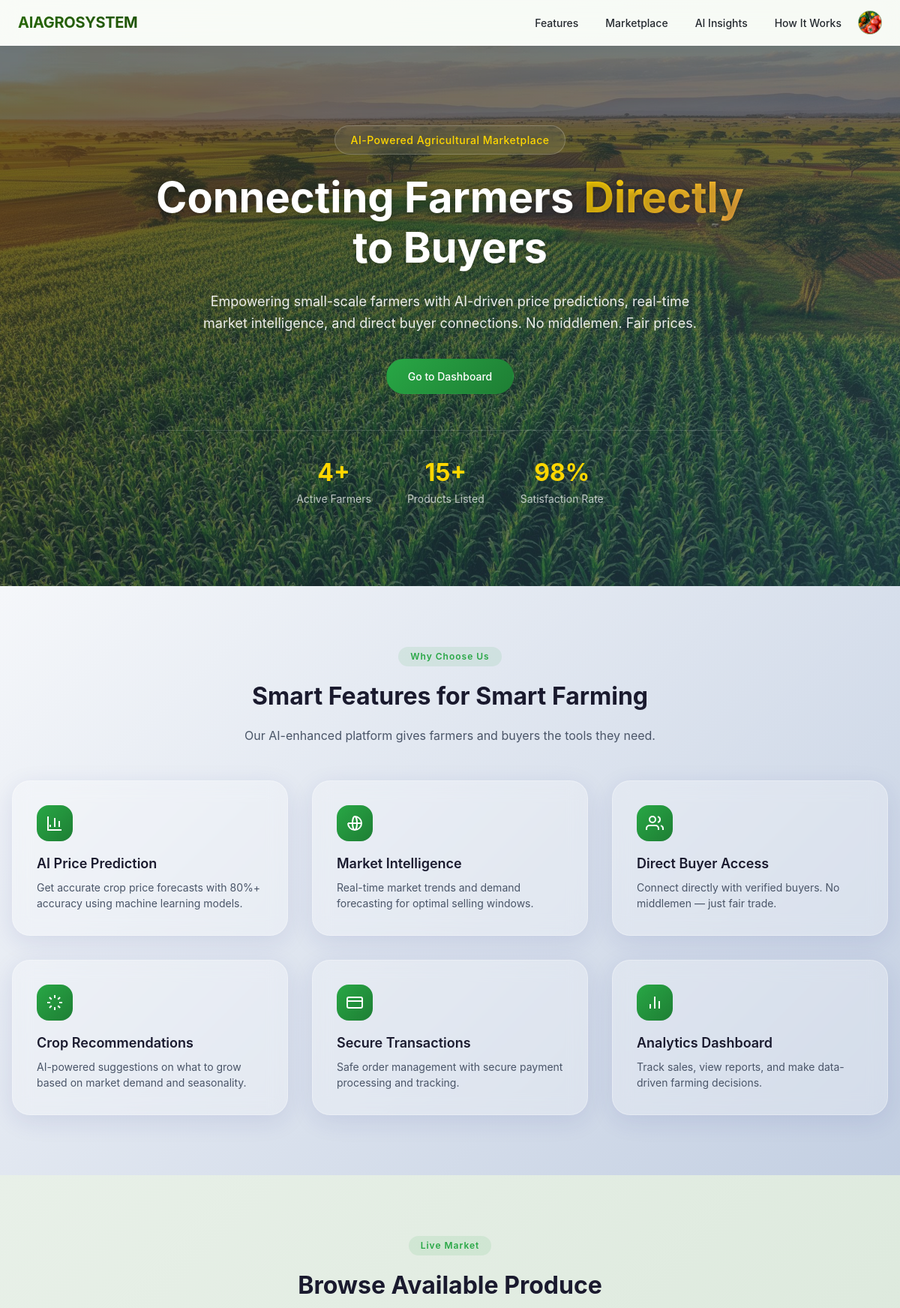
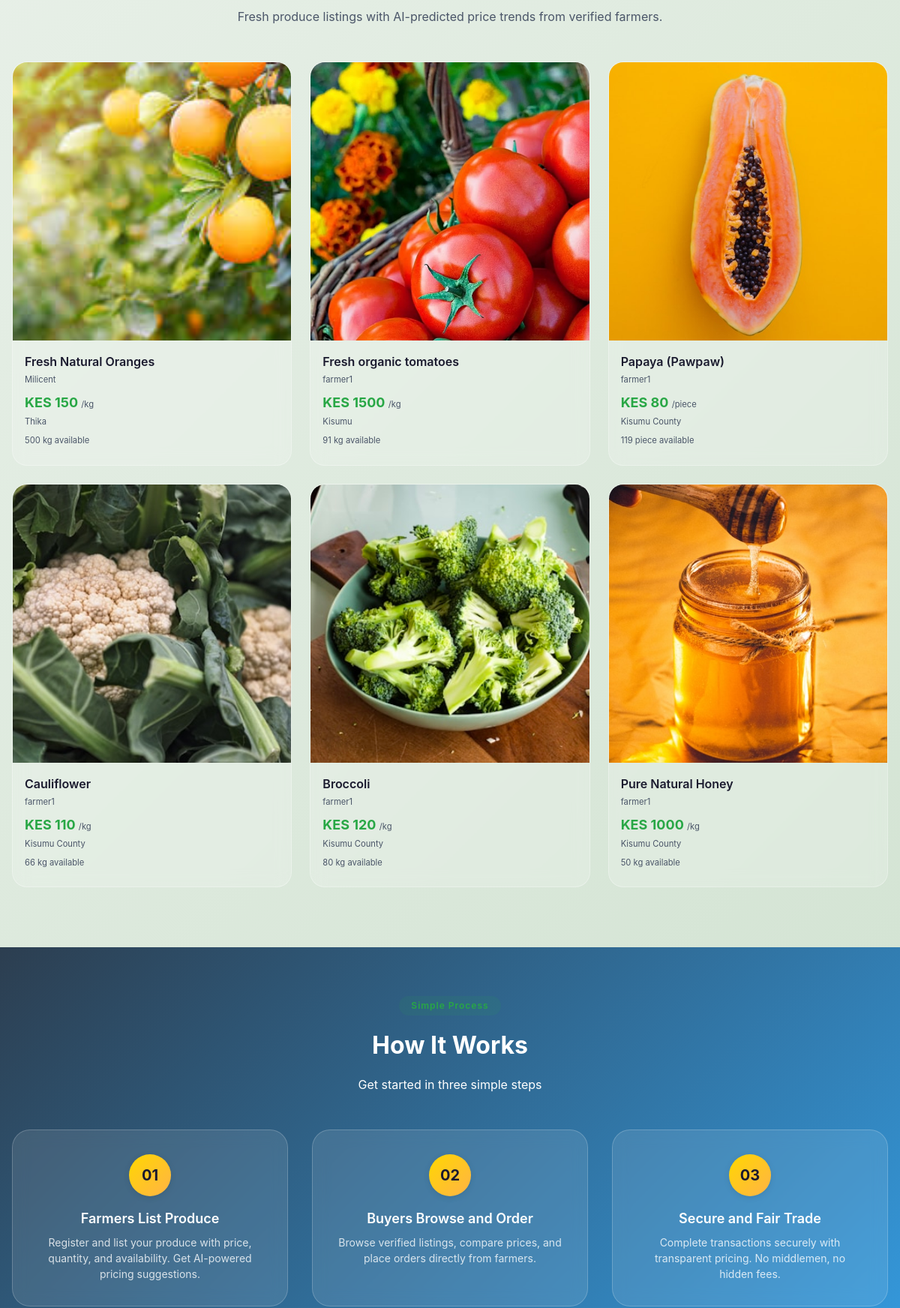
Screenshot of / (signed in, upper part) with the database file from the repository (2 pictures, top to bottom).
### accounts/models.py (models this page shows, shortened)
class UserProfile(models.Model):
    ROLE_CHOICES = [
        ('farmer', 'Farmer'),
        ('buyer', 'Buyer'),
        ('admin', 'Administrator'),
    ]
    VERIFICATION_LEVELS = [
        ('unverified', 'Unverified'),
        ('email_verified', 'Email Verified'),
        ('phone_verified', 'Phone Verified'),
        ('id_verified', 'ID Verified'),
        ('fully_verified', 'Fully Verified')
    ]
    user = models.OneToOneField(User, on_delete=models.CASCADE, related_name='profile')
    role = models.CharField(max_length=10, choices=ROLE_CHOICES, default='buyer')
    phone_number = models.CharField(max_length=15, blank=True)
    location = models.CharField(max_length=100, blank=True)
    profile_picture = models.ImageField(upload_to='profiles/', null=True, blank=True)
    is_verified = models.BooleanField(default=False)
    verification_level = models.CharField(max_length=20, choices=VERIFICATION_LEVELS, default='unverified')
    phone_verified = models.BooleanField(default=False)
    id_verified = models.BooleanField(default=False)
    is_verified_farmer = models.BooleanField(default=False)
    verified_at = models.DateTimeField(null=True, blank=True)
    created_at = models.DateTimeField(auto_now_add=True)
    updated_at = models.DateTimeField(auto_now=True)
    class Meta:
        verbose_name_plural = 'User Profiles'

### marketplace/models.py (models this page shows, shortened)
class Produce(models.Model):
    UNIT_CHOICES = [
        ('kg', 'Kilogram'),
        ('g', 'Gram'),
        ('piece', 'Piece'),
        ('bunch', 'Bunch'),
        ('sack', 'Sack'),
        ('tray', 'Tray'),
        ('litre', 'Litre'),
    ]
    STATUS_CHOICES = [
        ('available', 'Available'),
        ('sold_out', 'Sold Out'),
        ('low_stock', 'Low Stock'),
        ('discontinued', 'Discontinued'),
    ]
    farmer = models.ForeignKey(User, on_delete=models.CASCADE, related_name='produce_list')
    category = models.ForeignKey(Category, on_delete=models.SET_NULL, null=True)
    name = models.CharField(max_length=100)
    description = models.TextField()
    quantity = models.DecimalField(max_digits=10, decimal_places=2)
    unit = models.CharField(max_length=10, choices=UNIT_CHOICES, default='kg')
    price = models.DecimalField(max_digits=10, decimal_places=2)
    location = models.CharField(max_length=200)
    image = models.ImageField(upload_to='produce/', null=True, blank=True)
    video_url = models.URLField(max_length=500, blank=True, null=True)
    status = models.CharField(max_length=20, choices=STATUS_CHOICES, default='available')
    is_deleted = models.BooleanField(default=False)
    created_at = models.DateTimeField(auto_now_add=True)
    updated_at = models.DateTimeField(auto_now=True)

### marketplace/views.py (the view)
# urls.py: path('', marketplace_views.home_view, name='home'),
def home_view(request):
    total_farmers = User.objects.filter(profile__role='farmer').count()
    total_products = Produce.objects.filter(is_deleted=False, status='available').count()
    total_orders = Order.objects.count()
    completed_orders = Order.objects.filter(status='delivered').count()
    satisfaction_rate = int((completed_orders / total_orders * 100)) if total_orders > 0 else 98
    featured_products = Produce.objects.filter(
        is_deleted=False,
        status='available'
    ).order_by('-created_at')[:6]
    for product in featured_products:
        avg_price = Produce.objects.filter(
            category=product.category,
            is_deleted=False
        ).exclude(id=product.id).aggregate(avg=Avg('price'))['avg']
        if avg_price:
            if product.price > avg_price:
                product.price_trend = 'up'
                product.trend_percentage = round(((product.price - avg_price) / avg_price) * 100, 1)
            else:
                product.price_trend = 'down'
                product.trend_percentage = round(((avg_price - product.price) / avg_price) * 100, 1)
        else:
            product.price_trend = 'up'
            product.trend_percentage = 0
    if total_products > 1000:
        formatted_total_products = f"{total_products/1000:.1f}K"
    else:
        formatted_total_products = str(total_products)
    context = {
        'total_farmers': total_farmers,
        'total_products': formatted_total_products,
        'satisfaction_rate': satisfaction_rate,
        'featured_products': featured_products,
    }
    return render(request, 'home.html', context)

### templates/home.html (shortened to what this page needs)
{% extends 'base.html' %}
{% load static %}
{% block content %}
<section class="hero">
    <div class="hero-bg">
        <img src="{% static 'images/hero-farm.jpg' %}" alt="Farmland">
    </div>
    <div class="hero-content">
        <span class="hero-badge">AI-Powered Agricultural Marketplace</span>
        <h1 class="hero-title">
            Connecting Farmers <span>Directly</span><br>to Buyers
        </h1>
        <p class="hero-description">
            Empowering small-scale farmers with AI-driven price predictions,
            real-time market intelligence, and direct buyer connections. No middlemen. Fair prices.
        </p>
        <div class="hero-buttons">
            {% if user.is_authenticated %}
                <a href="/accounts/" class="btn-glass btn-glass-primary">Go to Dashboard</a>
            {% else %}
                <a href="/accounts/signup/" class="btn-glass btn-glass-primary">Get Started as Farmer</a>
                <a href="/accounts/login/" class="btn-glass">Browse as Buyer</a>
            {% endif %}
        </div>
        <div class="hero-stats">
            <div>
                <div class="stat-number">{{ total_farmers|default:"500" }}+</div>
                <div class="stat-label">Active Farmers</div>
            </div>
            <div>
                <div class="stat-number">{{ total_products|default:"1000" }}+</div>
                <div class="stat-label">Products Listed</div>
            </div>
            <div>
                <div class="stat-number">{{ satisfaction_rate|default:"98" }}%</div>
                <div class="stat-label">Satisfaction Rate</div>
            </div>
        </div>
    </div>
</section>
<section class="glass-section" id="features">
    <div class="container">
        <div class="section-header">
            <span class="section-tag">Why Choose Us</span>
            <h2 class="section-title">Smart Features for Smart Farming</h2>
            <p class="section-subtitle">Our AI-enhanced platform gives farmers and buyers the tools they need.</p>
        </div>
        <div class="features-grid">
            <div class="glass-card">
                <div class="feature-icon">
                    <svg viewBox="0 0 24 24" fill="none" stroke="currentColor" stroke-width="2">
                        <path d="M3 3v18h18M18 17V9M12 17V5M6 17v-3"/>
                    </svg>
                </div>
                <h3 class="feature-title">AI Price Prediction</h3>
                <p class="feature-desc">Get accurate crop price forecasts with 80%+ accuracy using machine learning models.</p>
            </div>
            <div class="glass-card">
                <div class="feature-icon">
                    <svg viewBox="0 0 24 24" fill="none" stroke="currentColor" stroke-width="2">
                        <path d="M21 12a9 9 0 01-9 9m9-9a9 9 0 00-9-9m9 9H3m9 9a9 9 0 01-9-9m9 9c1.66 0 3-4 3-9s-1.34-9-3-9m0 18c-1.66 0-3-4-3-9s1.34-9 3-9"/>
                    </svg>
                </div>
                <h3 class="feature-title">Market Intelligence</h3>
                <p class="feature-desc">Real-time market trends and demand forecasting for optimal selling windows.</p>
            </div>
            <div class="glass-card">
                <div class="feature-icon">
                    <svg viewBox="0 0 24 24" fill="none" stroke="currentColor" stroke-width="2">
                        <path d="M17 21v-2a4 4 0 00-4-4H5a4 4 0 00-4 4v2"/>
                        <circle cx="9" cy="7" r="4"/>
                        <path d="M23 21v-2a4 4 0 00-3-3.87"/>
                        <path d="M16 3.13a4 4 0 010 7.75"/>
                    </svg>
                </div>
                <h3 class="feature-title">Direct Buyer Access</h3>
                <p class="feature-desc">Connect directly with verified buyers. No middlemen — just fair trade.</p>
            </div>
            <div class="glass-card">
                <div class="feature-icon">
                    <svg viewBox="0 0 24 24" fill="none" stroke="currentColor" stroke-width="2">
                        <path d="M12 2v4M12 18v4M4.93 4.93l2.83 2.83M16.24 16.24l2.83 2.83M2 12h4M18 12h4M4.93 19.07l2.83-2.83M16.24 7.76l2.83-2.83"/>
                    </svg>
                </div>
                <h3 class="feature-title">Crop Recommendations</h3>
                <p class="feature-desc">AI-powered suggestions on what to grow based on market demand and seasonality.</p>
            </div>
            <div class="glass-card">
                <div class="feature-icon">
                    <svg viewBox="0 0 24 24" fill="none" stroke="currentColor" stroke-width="2">
                        <rect x="2" y="5" width="20" height="14" rx="2"/>
                        <line x1="2" y1="10" x2="22" y2="10"/>
                    </svg>
                </div>
                <h3 class="feature-title">Secure Transactions</h3>
                <p class="feature-desc">Safe order management with secure payment processing and tracking.</p>
            </div>
            <div class="glass-card">
                <div class="feature-icon">
                    <svg viewBox="0 0 24 24" fill="none" stroke="currentColor" stroke-width="2">
                        <path d="M18 20V10M12 20V4M6 20v-6"/>
                    </svg>
                </div>
                <h3 class="feature-title">Analytics Dashboard</h3>
                <p class="feature-desc">Track sales, view reports, and make data-driven farming decisions.</p>
            </div>
        </div>
    </div>
</section>
<section class="products-section" id="marketplace">
    <div class="container">
        <div class="section-header">
            <span class="section-tag">Live Market</span>
            <h2 class="section-title">Browse Available Produce</h2>
            <p class="section-subtitle">Fresh produce listings with AI-predicted price trends from verified farmers.</p>
        </div>
        <div class="products-grid">
            {% for product in featured_products %}
            <div class="product-card" onclick="location.href='/marketplace/produce/{{ product.id }}/'">
                <div class="product-image">
                    {% if product.image %}
                        <img src="{{ product.image.url }}" alt="{{ product.name }}">
                    {% else %}
                        <div style="display: flex; align-items: center; justify-content: center; height: 100%; color: #666;">
                            No image
                        </div>
                    {% endif %}
                </div>
                <div class="product-body">
                    <div class="product-title">{{ product.name }}</div>
                    <div class="product-farmer">{{ product.farmer.username }}</div>
                    <div class="product-price">KES {{ product.price|floatformat:0 }} <small>/{{ product.unit }}</small></div>
                    <div class="product-location">{{ product.location }}</div>
                    <div class="product-stock">{{ product.quantity|floatformat:0 }} {{ product.unit }} available</div>
                </div>
            </div>
            {% empty %}
            <div style="text-align: center; grid-column: 1/-1; padding: 3rem;">
                <p>No products available at the moment. Check back soon!</p>
            </div>
            {% endfor %}
        </div>
    </div>
</section>
<section class="steps-section" id="how-it-works">
    <div class="container">
        <div class="section-header">
            <span class="section-tag">Simple Process</span>
            <h2 class="section-title">How It Works</h2>
            <p class="section-subtitle">Get started in three simple steps</p>
        </div>
        <div class="steps-grid">
            <div class="step-card">
                <div class="step-number">01</div>
                <h3 class="step-title">Farmers List Produce</h3>
                <p class="step-desc">Register and list your produce with price, quantity, and availability. Get AI-powered pricing suggestions.</p>
            </div>
            <div class="step-card">
                <div class="step-number">02</div>
                <h3 class="step-title">Buyers Browse and Order</h3>
                <p class="step-desc">Browse verified listings, compare prices, and place orders directly from farmers.</p>
            </div>
            <div class="step-card">
                <div class="step-number">03</div>
                <h3 class="step-title">Secure and Fair Trade</h3>
                <p class="step-desc">Complete transactions securely with transparent pricing. No middlemen, no hidden fees.</p>
            </div>
        </div>
    </div>
</section>
{% endblock %}

### templates/base.html (shortened to what this page needs)
{% load static %}
<!DOCTYPE html>
<html lang="en">
<head>
</head>
<body>
    <nav class="navbar">
        <div class="nav-container">
            <a href="/" class="logo">AIAGROSYSTEM</a>
            <div class="nav-links" id="navLinks">
                <a href="/#features">Features</a>
                <a href="/marketplace/">Marketplace</a>
                <a href="/ai/insights/">AI Insights</a>
                <a href="#how-it-works">How It Works</a>
                {% if user.is_authenticated %}
                    <div class="user-dropdown" id="userDropdown">
                        <div class="avatar">
                            {% if user.profile.profile_picture %}
                                <img src="{{ user.profile.profile_picture.url }}" alt="{{ user.username }}">
                            {% else %}
                                <span>{{ user.username }}</span>
                            {% endif %}
                        </div>
                    </div>
                {% else %}
                    <a href="/accounts/login/" class="btn-outline">Sign In</a>
                    <a href="/accounts/signup/" class="btn-primary">Sign Up</a>
                {% endif %}
            </div>
        </div>
    </nav>
    <main>
        {% block content %}{% endblock %}
    </main>
</body>
</html>

### rows the page displays
Produce: image (picture), name "Fresh Natural Oranges", farmer.username "Milicent", price "150", unit "kg", location "Thika", quantity "500"
Produce: image (picture), name "Fresh organic tomatoes", farmer.username "farmer1", price "1500", unit "kg", location "Kisumu", quantity "91"
Produce: image (picture), name "Papaya (Pawpaw)", farmer.username "farmer1", price "80", unit "piece", location "Kisumu County", quantity "119"
Produce: image (picture), name "Cauliflower", farmer.username "farmer1", price "110", unit "kg", location "Kisumu County", quantity "66"
Produce: image (picture), name "Broccoli", farmer.username "farmer1", price "120", unit "kg", location "Kisumu County", quantity "80"
Produce: image (picture), name "Pure Natural Honey", farmer.username "farmer1", price "1000", unit "kg", location "Kisumu County", quantity "50"

### other values shown
{{ total_farmers|default:"500" }} "4"
{{ total_products|default:"1000" }} "15"
{{ satisfaction_rate|default:"98" }} "98"
